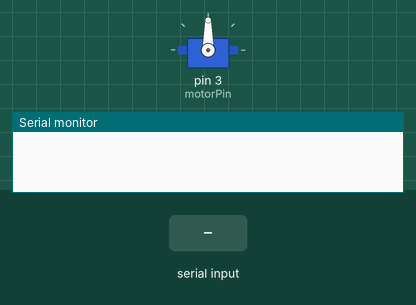
Simulated run of this sketch. Board: Arduino Uno, built with avr-gcc and run on an emulated ATmega328P. On the bench: servo, the last lines printed to the serial monitor. The test bench sets the inputs (shaded band).

Above: at 1.2 s.
1.3 s: "w" received over Serial
At 1.9 s:
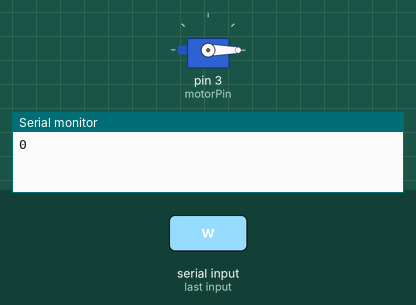
2.8 s: "1" received over Serial
Timing chart, 0 to 5.8 s (numbered marks = the images above; inputs shaded):
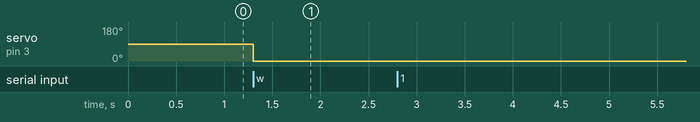

Measured:
- after the input at 1.3 s, servo on pin 3 (motorPin): 90° → 0° at once

The sketch:

servo_test.ino
```cpp
#include <Servo.h>

int motorPin = 3;
unsigned short pos = 0;
Servo motor;

void setup()
{
  Serial.begin(9600);
  motor.attach(motorPin);
//  pinMode(motorPin, OUTPUT);
//  analogWrite(motorPin, 0);
}
void loop()
{
  char temp;
  if (Serial.available())
    temp = Serial.read();
  if (temp >= 0x30 && temp <= 0x39)
  {
    pos = (pos*10)+(temp-0x30);
    Serial.print("temp: ");
    Serial.print(temp);
    Serial.print("\tpos: ");
    Serial.print(pos);
  }
  else if (temp == 'w')
  {
    motor.write((pos));
    Serial.println(pos);
    pos = 0;
  }
}
```
